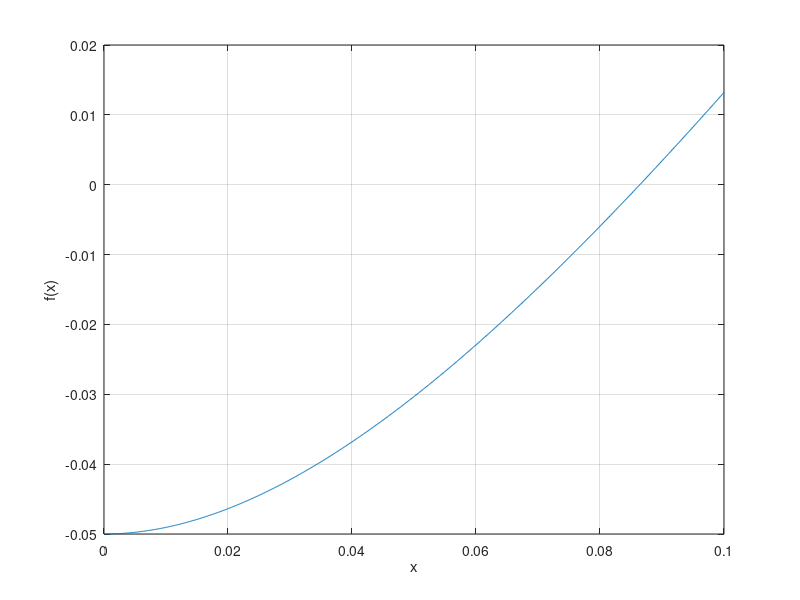

The MATLAB source for this figure:
clc 

x=linspace(0,0.1,1000);

f =@(x) x.*(1-exp(-10.*x)) -0.05;

figure(1)

plot(x,f(x))
grid on
xlabel('x');
ylabel('f(x)');

x = 0.1;
xm1 = 0.08;



x1 = x-(f(x)*(xm1-x))/(f(xm1)-f(x));
x2 = x1-(f(x1)*(x-x1))/(f(x)-f(x1));

disp(x1);
disp(x2);
